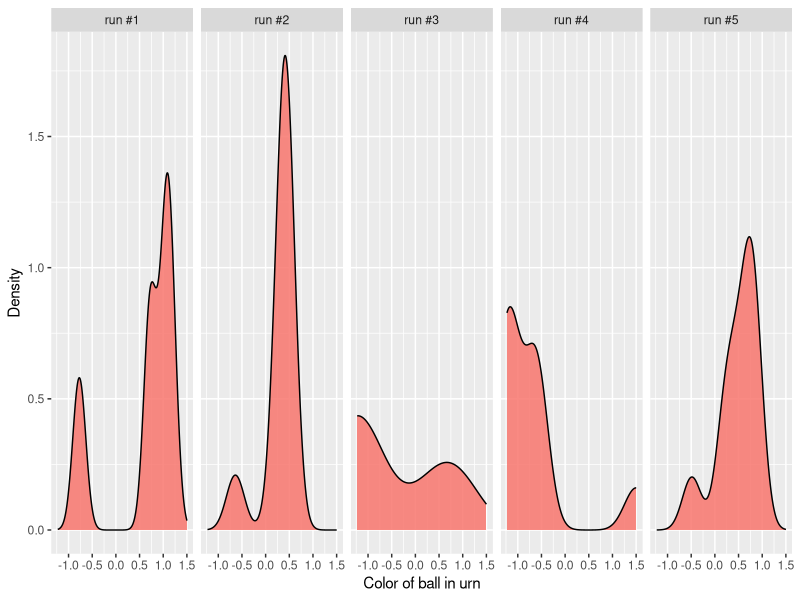
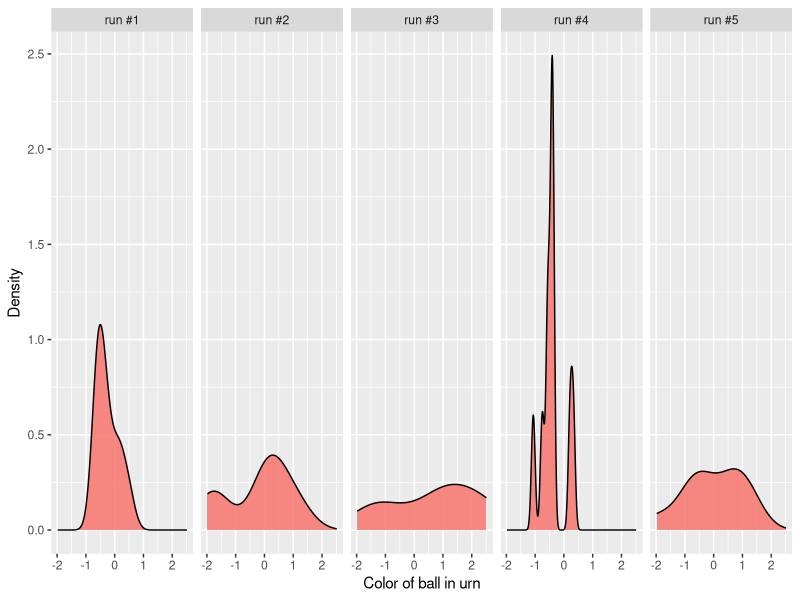
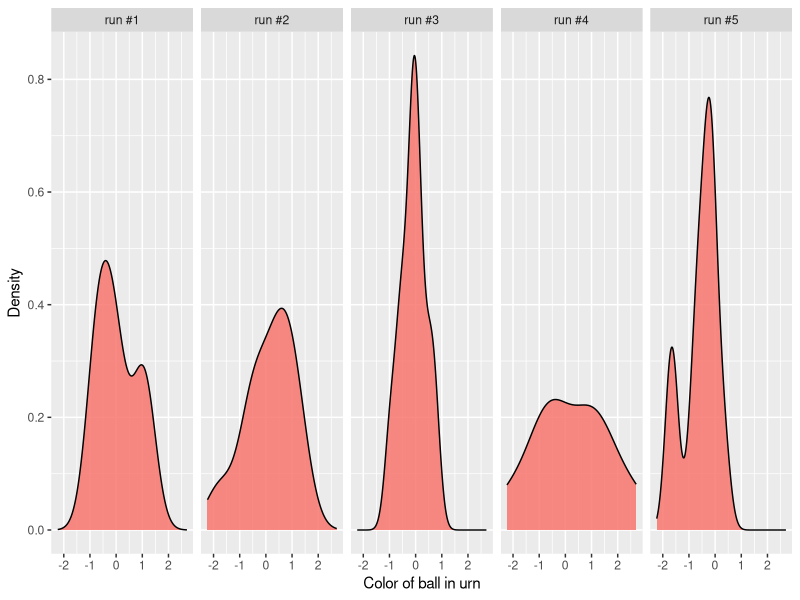

Reproduce these figures in R, in order.
library(ggplot2)
polya_urn_model = function(base_color_distribution, num_balls, alpha) {
  balls = c()
  
  for (i in 1:num_balls) {
    if (runif(1) < alpha / (alpha + length(balls))) {
      # Add a new ball color.
      new_color = base_color_distribution()
      balls = c(balls, new_color)
    } else {
      # Pick out a ball from the urn, and add back a
      # ball of the same color.
      ball = balls[sample(1:length(balls), 1)]
      balls = c(balls, ball)
    }
  }
  
  balls
}

polya_urn_model_plots = function(num_balls, alpha) {

  x1 = polya_urn_model(function() rnorm(1), num_balls, alpha)
  x2 = polya_urn_model(function() rnorm(1), num_balls, alpha)
  x3 = polya_urn_model(function() rnorm(1), num_balls, alpha)
  x4 = polya_urn_model(function() rnorm(1), num_balls, alpha)
  x5 = polya_urn_model(function() rnorm(1), num_balls, alpha)
  
  d1 = data.frame(x = x1, type = "run #1")
  d2 = data.frame(x = x2, type = "run #2")
  d3 = data.frame(x = x3, type = "run #3")
  d4 = data.frame(x = x4, type = "run #4")
  d5 = data.frame(x = x5, type = "run #5")
  d = rbind(d1, d2, d3, d4, d5)
  par(mfrow=c(3,1))
  pl <- qplot(x = x, data = d, geom = "density", fill = 'green', alpha = I(0.85), xlab = "Color of ball in urn", ylab = "Density") +
     facet_grid( . ~ type )
  pl + theme(legend.position="none")
}

png("polya-urn-1.png", width =600, height =200)
polya_urn_model_plots(10, 1)
dev.off()

png("polya-urn-5.png", width =600, height =200)
polya_urn_model_plots(10, 5)
dev.off()

png("polya-urn-50.png", width =600, height =200)
polya_urn_model_plots(10, 50)
dev.off()
